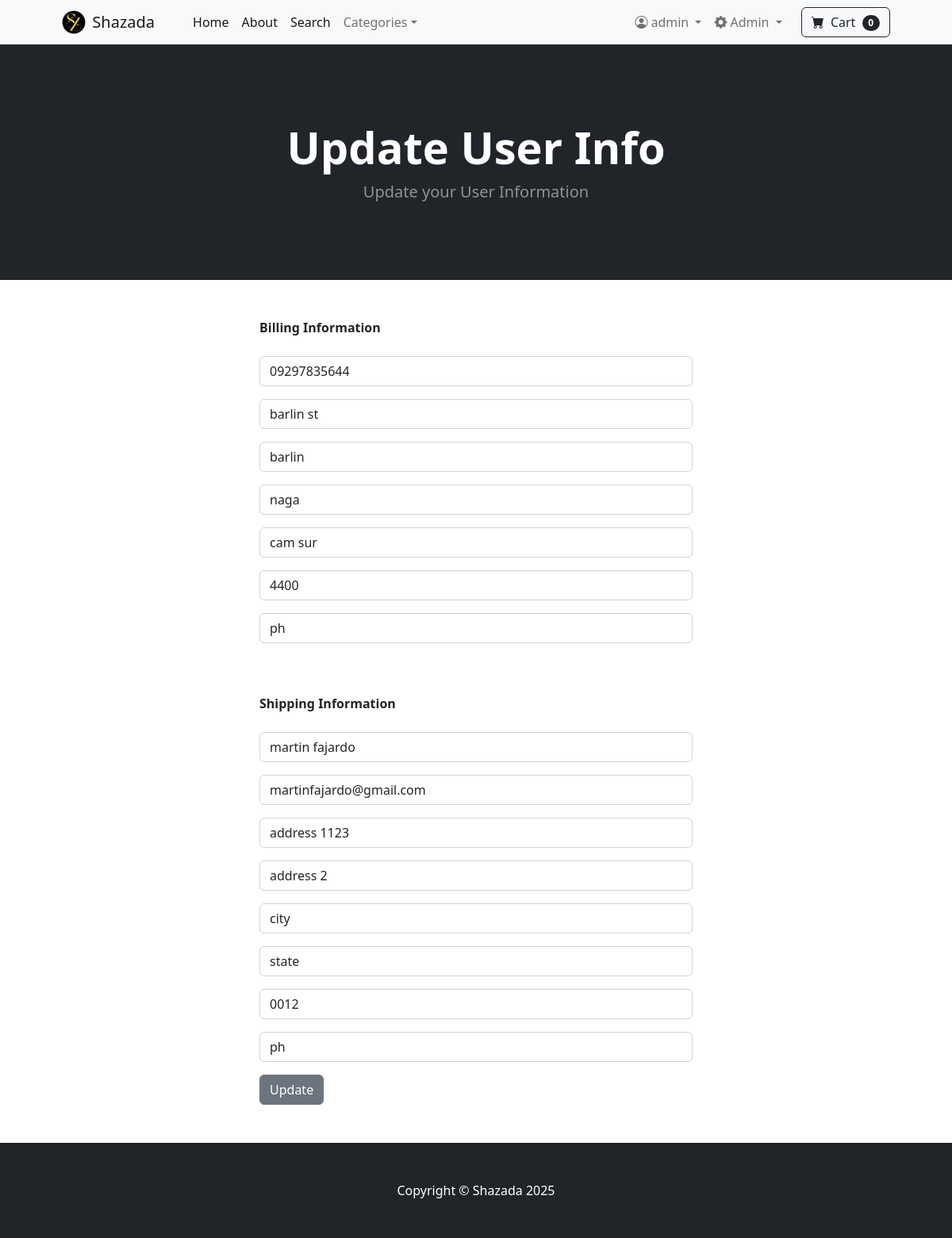
The page /update_info/ (signed in) on the database its author committed.
### store/models.py (models this page shows, shortened)
class Profile(models.Model):
	user = models.OneToOneField(User, on_delete=models.CASCADE)
	date_modified = models.DateTimeField(User, auto_now=True)
	phone = models.CharField(max_length=11, blank=True)
	address1 = models.CharField(max_length=200, blank=True)
	address2 = models.CharField(max_length=200, blank=True)
	city = models.CharField(max_length=200, blank=True)
	state = models.CharField(max_length=200, blank=True)
	zipcode = models.CharField(max_length=200, blank=True)
	country = models.CharField(max_length=200, blank=True)
	old_cart = models.CharField(max_length=200, blank=True, null=True)

### payment/models.py (models this page shows, shortened)
class ShippingAddress(models.Model):
	user = models.ForeignKey(User, on_delete=models.CASCADE, null=True, blank=True)
	shipping_full_name = models.CharField(max_length=255)
	shipping_email = models.CharField(max_length=255)
	shipping_address1 = models.CharField(max_length=255)
	shipping_address2 = models.CharField(max_length=255, null=True, blank=True)
	shipping_city = models.CharField(max_length=255)
	shipping_state = models.CharField(max_length=255, null=True, blank=True)
	shipping_zipcode = models.CharField(max_length=255, null=True, blank=True)
	shipping_country = models.CharField(max_length=255)
	class Meta:
		verbose_name_plural = "Shipping Address"

### store/views.py (the view)
# urls.py: path('update_info/', views.update_info, name='update_info'),
def update_info(request):
	if request.user.is_authenticated:
		current_user = Profile.objects.get(user__id=request.user.id)
		shipping_user = ShippingAddress.objects.get(user__id=request.user.id)
		form = UserInfoForm(request.POST or None, instance=current_user)
		shipping_form = ShippingForm(request.POST or None, instance=shipping_user)
		if form.is_valid() or shipping_form.is_valid():
			form.save()
			shipping_form.save()
			messages.success(request, "Info Updated!")
			return redirect('home')
		return render(request, 'update_info.html', {'form':form, 'shipping_form':shipping_form})
	else:
		messages.success(request, "You must be logged in to access that page!")
		return redirect('home')

### store/forms.py
class UserInfoForm(forms.ModelForm):
	phone = forms.CharField(label="", widget=forms.TextInput(attrs={'class':'form-control','placeholder':'Phone'}), required=False)
	address1 = forms.CharField(label="", widget=forms.TextInput(attrs={'class':'form-control','placeholder':'Address 1'}), required=False)
	address2 = forms.CharField(label="", widget=forms.TextInput(attrs={'class':'form-control','placeholder':'Address 2'}), required=False)
	city = forms.CharField(label="", widget=forms.TextInput(attrs={'class':'form-control','placeholder':'City'}), required=False)
	state = forms.CharField(label="", widget=forms.TextInput(attrs={'class':'form-control','placeholder':'State'}), required=False)
	zipcode = forms.CharField(label="", widget=forms.TextInput(attrs={'class':'form-control','placeholder':'Zipcode'}), required=False)
	country = forms.CharField(label="", widget=forms.TextInput(attrs={'class':'form-control','placeholder':'Country'}), required=False)
	class Meta:
		model= Profile
		fields = ('phone', 'address1', 'address2', 'city', 'state', 'zipcode', 'country')

### cart/cart.py (called while the page is built)
	def __len__(self):
		return len(self.cart)

### cart/context_processors.py (called while the page is built)
def cart(request):
	return {'cart': Cart(request)}

### store/templates/update_info.html (shortened to what this page needs)
{% extends 'base.html' %}
{% block content %}
        <header class="bg-dark py-5">
            <div class="container px-4 px-lg-5 my-5">
                <div class="text-center text-white">
                    <h1 class="display-4 fw-bolder">Update User Info</h1>
                    <p class="lead fw-normal text-white-50 mb-0">Update your User Information</p>
                </div>
            </div>
        </header>
        <div class="container">
        	<div class="row">
        		<div class="col-md-6 offset-md-3">
        			<br/><br/>
                    <strong>Billing Information</strong>
                    <br/><br/>
        			<form method="POST" action="{% url 'update_info' %}">
                        {{ form.as_p }}
                    <br/><br/>
                        <strong>Shipping Information</strong>
                        <br/><br/>
                        {{ shipping_form.as_p }}
                    <button type="submit" class="btn btn-secondary">
                        Update
                    </button>
                    </form>
                    <br/><br/>
        		</div>
        	</div>
        </div>
{% endblock %}

### store/templates/navbar.html (shortened to what this page needs)
<nav class="navbar navbar-expand-lg navbar-light bg-light">
    <div class="container px-4 px-lg-5">
        <img src="../static/assets/shazada_logo.png" width="30px" height="30px"></img>&nbsp;&nbsp;
        <a class="navbar-brand" href="{% url 'home' %}">Shazada</a>
        <div class="collapse navbar-collapse" id="navbarSupportedContent">
            <ul class="navbar-nav me-auto mb-2 mb-lg-0 ms-lg-4">
                <li class="nav-item"><a class="nav-link active" aria-current="page" href="{% url 'home' %}">Home</a></li>
                <li class="nav-item"><a class="nav-link active" aria-current="page" href="{% url 'about' %}">About</a></li>
                <li class="nav-item"><a class="nav-link active" aria-current="page" href="{% url 'search' %}">Search</a></li>
                <li class="nav-item dropdown">
                    <a class="nav-link dropdown-toggle" id="navbarDropdown" href="#" role="button" data-bs-toggle="dropdown" aria-expanded="false">Categories</a>
                </li>
            </ul>
            <ul class="navbar-nav mb-2 mb-lg-0 me-3">
                {% if user.is_authenticated %}
                    <li class="nav-item dropdown">
                        <a class="nav-link dropdown-toggle" id="profileDropdown" href="#" role="button" data-bs-toggle="dropdown" aria-expanded="false">
                            <i class="bi-person-circle me-1"></i>{{ user.username }}
                        </a>
                    </li>
                    {% if user.is_superuser %}
                    <li class="nav-item dropdown">
                        <a class="nav-link dropdown-toggle" id="adminDropdown" href="#" role="button" data-bs-toggle="dropdown" aria-expanded="false">
                            <i class="bi-gear-fill me-1"></i>Admin
                        </a>
                    </li>
                    {% endif %}
                {% else %}
                    <li class="nav-item"><a class="nav-link" href="{% url 'login' %}"><i class="bi-box-arrow-in-right me-1"></i>Login</a></li>
                    <li class="nav-item"><a class="nav-link" href="{% url 'register' %}"><i class="bi-person-plus me-1"></i>Register</a></li>
                {% endif %}
            </ul>
            <form class="d-flex">
                <a href="{% url 'cart_summary' %}" class="btn btn-outline-dark">
                    <i class="bi-cart-fill me-1"></i>
                    Cart
                    <span class="badge bg-dark text-white ms-1 rounded-pill" id="cart_quantity">{{ cart|length }}</span>
                </a>
            </form>
        </div>
    </div>
</nav>

### rows shown on the page
Profile: phone "09297835644", address1 "barlin st", address2 "barlin", city "naga", state "cam sur", zipcode "4400", country "ph"
ShippingAddress: shipping_full_name "martin fajardo", shipping_email "martinfajardo@gmail.com", shipping_address1 "address 1123", shipping_address2 "address 2", shipping_city "city", shipping_state "state", shipping_zipcode "0012", shipping_country "ph"

### other values the page prints
{{ user.username }} "admin"
{{ cart|length }} "0"
